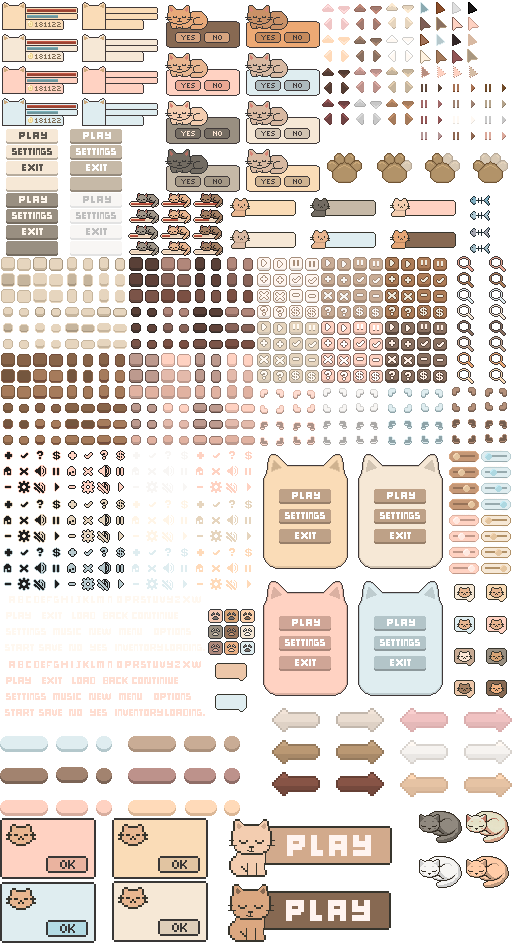
#> input picture source/ui/cat-ui.png, 512 x 944 px, found by its file name
$ python build_ui.py
#> lines starting #> are read from the running program, lines starting #| are printed output that depends on the picture
"""Cut the pieces of the cat UI sheet that the page uses into assets/ui/.

CSS can only frame things (border-image) or show icons from whole images,
not from a region of a sprite sheet, so each piece gets its own small PNG.
The cat-ear panel also has PLAY / SETTINGS / EXIT baked into its middle;
that is painted over with the panel colour so it can be stretched.

Run from the repository root after changing PIECES:

    python3 tools/build_ui.py

Needs Pillow (pip install pillow).
"""
from pathlib import Path

from PIL import Image, ImageDraw

SHEET = Path('source/ui/cat-ui.png')
OUT = Path('assets/ui')

# name -> (x, y, w, h) on the sheet
PIECES = {
    'panel': (358, 454, 85, 115),          # cream panel with cat ears
    'button': (70, 177, 52, 15),           # tan button, darker bottom edge
    'button-dark': (6, 241, 52, 15),       # dark brown button
    'tile': (1, 257, 14, 14),              # cream rounded square
    'tile-down': (17, 258, 14, 13),        # the same, pressed
    'tile-sand': (1, 273, 14, 14),         # darker sand square, for "on"
    'nameplate': (230, 198, 66, 19),       # cat head + name bar
    'icon-plus': (321, 273, 14, 14),
    'icon-minus': (353, 289, 14, 14),
    'paw': (327, 153, 35, 30),
    'fish': (470, 195, 20, 11),
    'sleeping-cat': (466, 811, 43, 32),
    'bubble': (215, 663, 32, 18),          # speech bubble, tail at the bottom right
}

# The panel's inside, below the ears and within the outline, in panel pixels.
PANEL_INSIDE = (8, 34, 77, 104)


def main():
    OUT.mkdir(exist_ok=True)
    sheet = Image.open(SHEET).convert('RGBA')
#> sheet is the input picture: PIL image 512x944 RGBA; mean R, G, B, A 91.7, 81.6, 73.9, 120.4
    for name, (x, y, w, h) in PIECES.items():
        piece = sheet.crop((x, y, x + w, y + h))
        if name == 'panel':
            fill = piece.getpixel((PANEL_INSIDE[0], PANEL_INSIDE[1]))
            ImageDraw.Draw(piece).rectangle(PANEL_INSIDE, fill=fill)
        piece.save(OUT / f'{name}.png', optimize=True)
        print(f'{name}.png  {w}x{h}')
#> this loop made 13 passes
#> fill on pass 1: (246, 232, 214, 255)
#> pass 1, in main, `piece = sheet.crop((x, y, x + w, y + h))`:
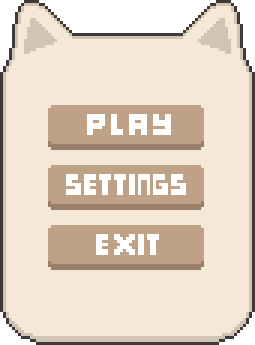
#> piece: PIL image 85x115 RGBA (shown 3 times larger); mean R, G, B, A 204.5, 189.6, 173, 233.6; transparent parts drawn white
#> pass 1, in main, `piece.save(OUT / f'{name}.png', optimize=True)`:
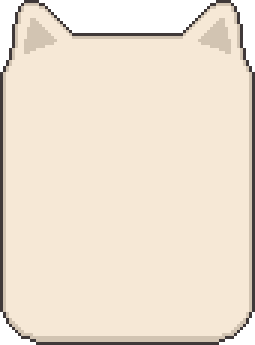
#> saved as panel.png: PIL image 85x115 RGBA (shown 3 times larger); mean R, G, B, A 216.5, 204, 188.1, 233.6; transparent parts drawn white
#> after the loop:
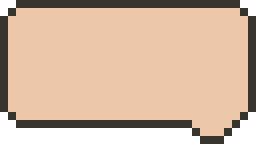
#> piece: PIL image 32x18 RGBA (shown 8 times larger); mean R, G, B, A 182.5, 154.2, 131, 224.9; transparent parts drawn white


if __name__ == '__main__':
    main()
